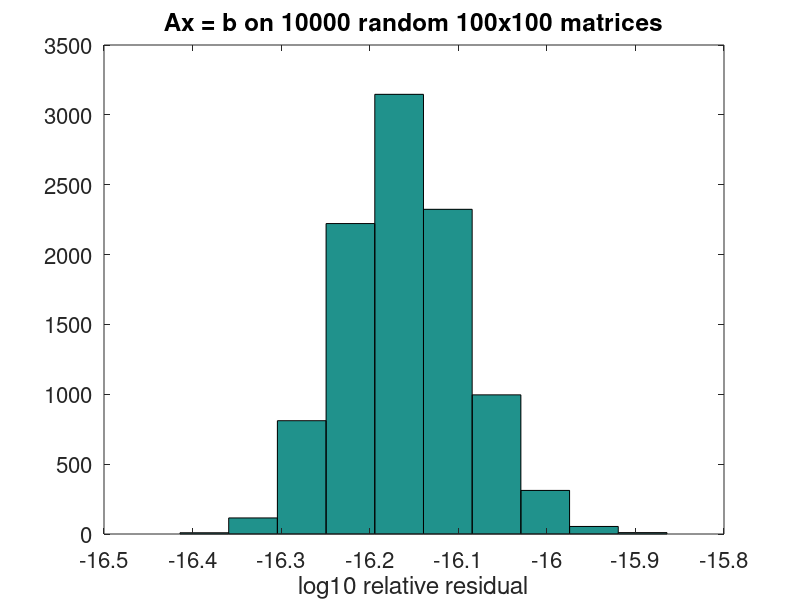

MATLAB code for this plot:
%% Run Gaussian-elimination (partial pivoting) on many random matrices
% We expect to always see a small error of roughly 1e-16 to 1e-15: its
% very stable in practice, despite the warning example of Wilkinson.

n = 100;    % n x n matrix
M = 10000;  % how many matrices to try

s = sprintf('Ax = b on %d random %dx%d matrices', M, n, n);
disp(['Testing '  s  '...'])

resnorm = zeros(M,1);
tic
for i = 1:M
  A = rand(n, n);  b = rand(n, 1);  x = A \ b;
  rn = norm(b - A*x, 2) / (norm(A, 'fro') * norm(x, 2));
  resnorm(i) = rn;
end
toc

pow = log10(resnorm);
H = figure(1); clf;
hist(pow)
set(get(H, 'children'), 'fontsize', 16);
xlabel('log10 relative residual')
title(s);
